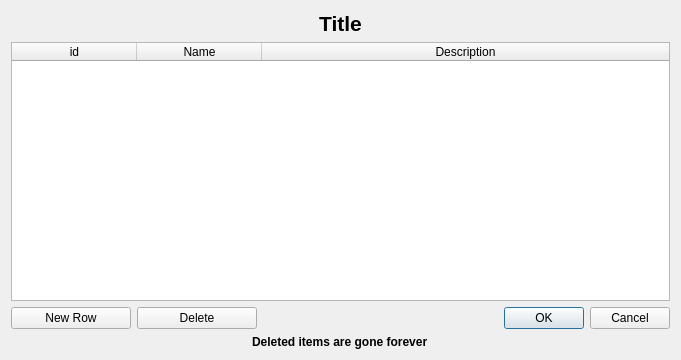
<?xml version="1.0" encoding="UTF-8"?>
<ui version="4.0">
 <class>Dialog</class>
 <widget class="QDialog" name="Dialog">
  <property name="geometry">
   <rect>
    <x>0</x>
    <y>0</y>
    <width>681</width>
    <height>360</height>
   </rect>
  </property>
  <property name="windowTitle">
   <string>Dialog</string>
  </property>
  <layout class="QVBoxLayout" name="verticalLayout">
   <item>
    <widget class="QLabel" name="aarLabel">
     <property name="font">
      <font>
       <pointsize>16</pointsize>
       <weight>75</weight>
       <bold>true</bold>
      </font>
     </property>
     <property name="text">
      <string>Title</string>
     </property>
     <property name="alignment">
      <set>Qt::AlignCenter</set>
     </property>
    </widget>
   </item>
   <item>
    <widget class="QTableWidget" name="tableWidget">
     <property name="alternatingRowColors">
      <bool>true</bool>
     </property>
     <attribute name="horizontalHeaderDefaultSectionSize">
      <number>125</number>
     </attribute>
     <attribute name="horizontalHeaderStretchLastSection">
      <bool>true</bool>
     </attribute>
     <column>
      <property name="text">
       <string>id</string>
      </property>
     </column>
     <column>
      <property name="text">
       <string>Name</string>
      </property>
     </column>
     <column>
      <property name="text">
       <string>Description</string>
      </property>
     </column>
    </widget>
   </item>
   <item>
    <layout class="QHBoxLayout" name="horizontalLayout">
     <property name="sizeConstraint">
      <enum>QLayout::SetDefaultConstraint</enum>
     </property>
     <item>
      <widget class="QPushButton" name="newRowPushButton">
       <property name="sizePolicy">
        <sizepolicy hsizetype="Fixed" vsizetype="Fixed">
         <horstretch>0</horstretch>
         <verstretch>0</verstretch>
        </sizepolicy>
       </property>
       <property name="minimumSize">
        <size>
         <width>120</width>
         <height>0</height>
        </size>
       </property>
       <property name="text">
        <string>New Row</string>
       </property>
      </widget>
     </item>
     <item>
      <widget class="QPushButton" name="deletePushButton">
       <property name="minimumSize">
        <size>
         <width>120</width>
         <height>0</height>
        </size>
       </property>
       <property name="text">
        <string>Delete</string>
       </property>
      </widget>
     </item>
     <item>
      <spacer name="horizontalSpacer">
       <property name="orientation">
        <enum>Qt::Horizontal</enum>
       </property>
       <property name="sizeHint" stdset="0">
        <size>
         <width>40</width>
         <height>20</height>
        </size>
       </property>
      </spacer>
     </item>
     <item>
      <widget class="QDialogButtonBox" name="buttonBox">
       <property name="sizePolicy">
        <sizepolicy hsizetype="Fixed" vsizetype="Fixed">
         <horstretch>0</horstretch>
         <verstretch>0</verstretch>
        </sizepolicy>
       </property>
       <property name="orientation">
        <enum>Qt::Horizontal</enum>
       </property>
       <property name="standardButtons">
        <set>QDialogButtonBox::Cancel|QDialogButtonBox::Ok</set>
       </property>
      </widget>
     </item>
    </layout>
   </item>
   <item alignment="Qt::AlignHCenter">
    <widget class="QLabel" name="warningLabel">
     <property name="maximumSize">
      <size>
       <width>16777215</width>
       <height>15</height>
      </size>
     </property>
     <property name="font">
      <font>
       <weight>75</weight>
       <bold>true</bold>
      </font>
     </property>
     <property name="text">
      <string>Deleted items are gone forever</string>
     </property>
    </widget>
   </item>
  </layout>
 </widget>
 <resources/>
 <connections>
  <connection>
   <sender>buttonBox</sender>
   <signal>accepted()</signal>
   <receiver>Dialog</receiver>
   <slot>accept()</slot>
   <hints>
    <hint type="sourcelabel">
     <x>642</x>
     <y>263</y>
    </hint>
    <hint type="destinationlabel">
     <x>157</x>
     <y>274</y>
    </hint>
   </hints>
  </connection>
  <connection>
   <sender>buttonBox</sender>
   <signal>rejected()</signal>
   <receiver>Dialog</receiver>
   <slot>reject()</slot>
   <hints>
    <hint type="sourcelabel">
     <x>642</x>
     <y>263</y>
    </hint>
    <hint type="destinationlabel">
     <x>286</x>
     <y>274</y>
    </hint>
   </hints>
  </connection>
  <connection>
   <sender>newRowPushButton</sender>
   <signal>clicked()</signal>
   <receiver>Dialog</receiver>
   <slot>insertRow()</slot>
   <hints>
    <hint type="sourcelabel">
     <x>60</x>
     <y>242</y>
    </hint>
    <hint type="destinationlabel">
     <x>29</x>
     <y>271</y>
    </hint>
   </hints>
  </connection>
  <connection>
   <sender>deletePushButton</sender>
   <signal>clicked()</signal>
   <receiver>Dialog</receiver>
   <slot>deleteRows()</slot>
   <hints>
    <hint type="sourcelabel">
     <x>189</x>
     <y>248</y>
    </hint>
    <hint type="destinationlabel">
     <x>197</x>
     <y>270</y>
    </hint>
   </hints>
  </connection>
 </connections>
 <slots>
  <slot>insertRow()</slot>
  <slot>deleteRows()</slot>
 </slots>
</ui>
